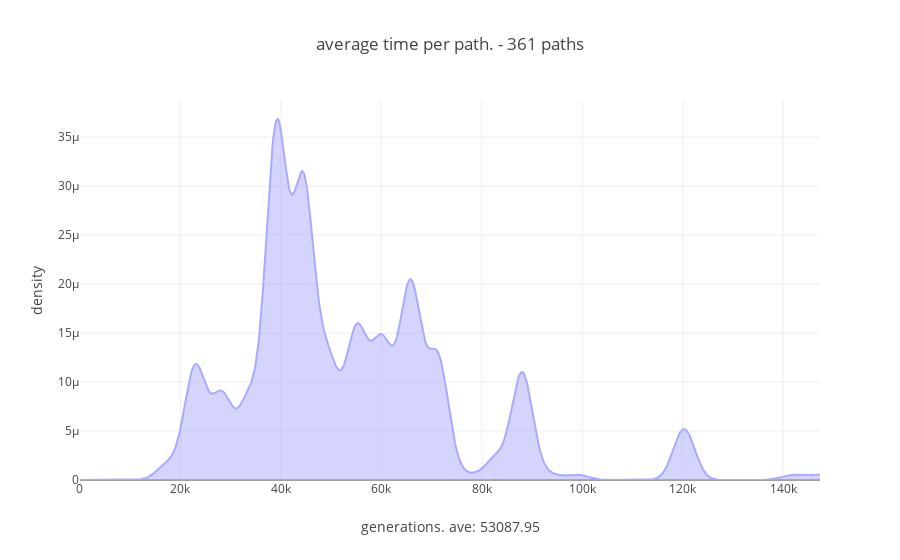

The notebook cell this image was saved under:
### Code cell
from sklearn.cluster import estimate_bandwidth

X= np.array(paths_vector).reshape(-1,1)
X_plot = np.linspace(1, max(paths_vector) + 100, 1000)[:, np.newaxis]

bandwidth = estimate_bandwidth(X, quantile=0.05, n_samples= len(X))

kde = KernelDensity(kernel='gaussian', bandwidth=bandwidth).fit(X)
log_dens = kde.score_samples(X_plot)

fig= [go.Scatter(x=X_plot[:, 0], y=np.exp(log_dens), 
                            mode='lines', fill='tozeroy',
                            line=dict(color='#AAAAFF', width=2))]

layout= go.Layout(
        title= 'average time per path. - {} paths'.format(len(paths_vector)),
        xaxis= dict(
            title= 'generations. ave: {}'.format(round(average_gen,2))
        ),
        yaxis= dict(
            title= 'density'
        )
    )

fig= go.Figure(data= fig, layout= layout)
iplot(fig)

### Figure 1 — Plotly figure (JSON) as saved in the notebook; plotly's stock layout.template omitted (floating-point values rounded to 4 significant figures; data arrays with more than 128 entries replaced by an {"elided": "..."} marker saying what was removed)
{"data": [{"fill": "tozeroy", "line": {"color": "#AAAAFF", "width": 2}, "mode": "lines", "type": "scatter", "uid": "6092e9e8-b1c1-4acf-a56e-4b360f16cbb6", "x": {"elided": "1000 float values"}, "y": {"elided": "1000 float values"}}], "layout": {"title": "average time per path. - 361 paths", "xaxis": {"title": "generations. ave: 53087.95"}, "yaxis": {"title": "density"}}}
